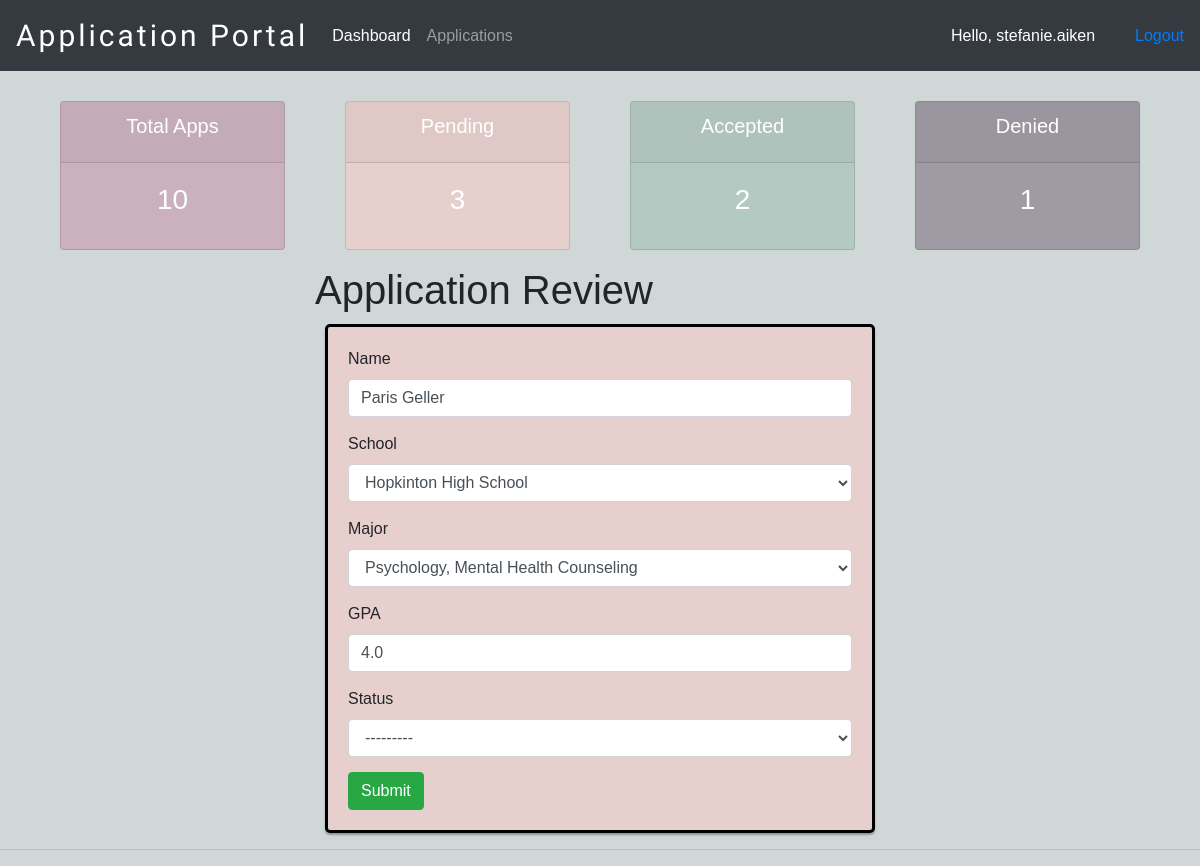
The page /application_review/22/ (signed in) on the database as committed earlier.
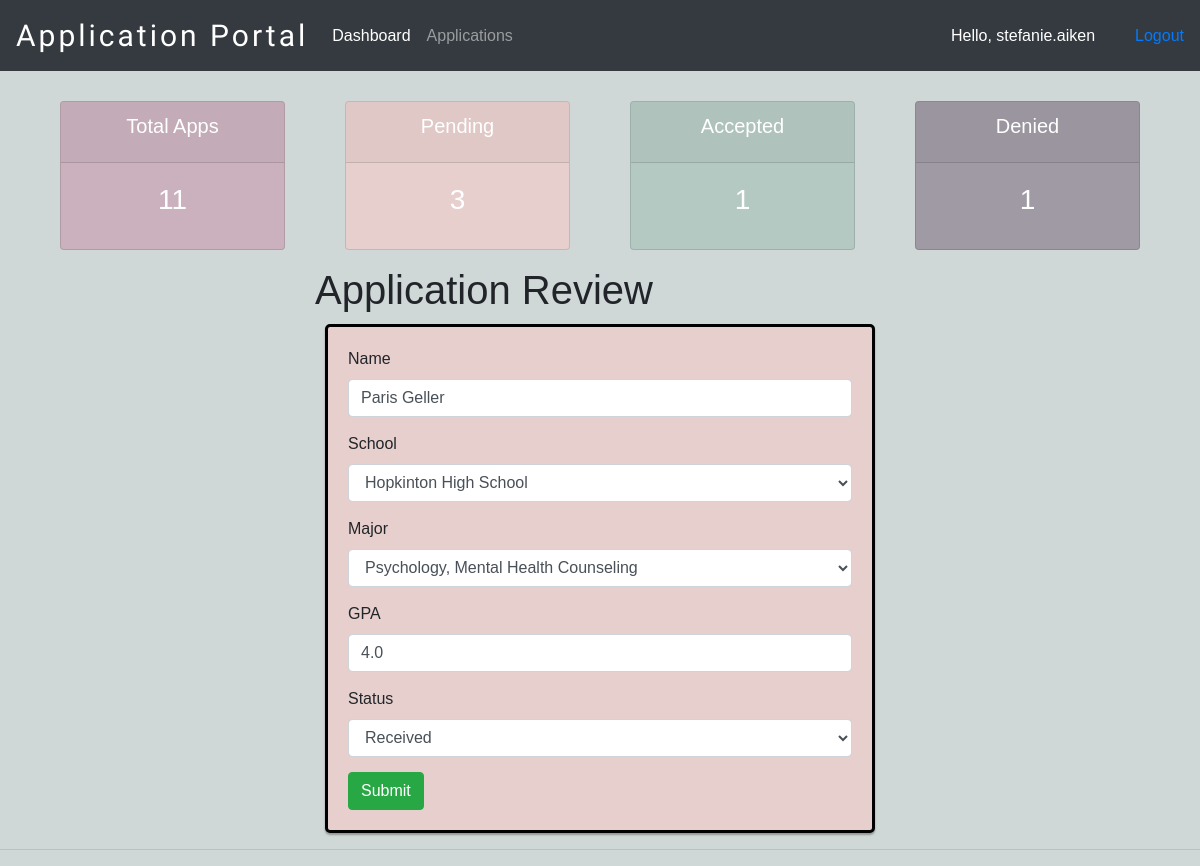
The same page on the database as committed later.
### appStatus/models.py (models this page shows, shortened)
class Application(models.Model):
    user = models.OneToOneField(User, null=True, on_delete=models.CASCADE)
    name = models.CharField(max_length=200, blank=True, null=True)
    phone = models.CharField(max_length=200, blank=True, null=True)
    email = models.CharField(max_length=200, blank=True, null=True)
    major = models.CharField(max_length=200, blank=True,
                             null=True, choices=MAJOR)
    school = models.CharField(
        max_length=200, blank=True, null=True, choices=SCHOOL)
    GPA = models.FloatField(null=True, blank=True, validators=[
                            MinValueValidator(2), MaxValueValidator(4)])
    status = models.CharField(
        max_length=200, blank=True, null=True, choices=STATUS, default='Received')
    app_submitted = models.CharField(
        max_length=25, blank=True, null=True, choices=SUBMISSION, default='Not Submitted')
    date_created = models.DateTimeField(auto_now_add=True, null=True)

### appStatus/decorators.py (the view)
        def wrapper_func(request, *args, **kwargs):
            group = None
            if request.user.groups.exists():
                group = request.user.groups.all()[0].name
            if group in allowed_roles:
                return view_func(request, *args, **kwargs)
            else:
                return HttpResponse('You are not authorized to view this page')

### appStatus/forms.py
class DecisionForm(ModelForm):
    class Meta:
        model = Application
        fields = ['name', 'school', 'major', 'GPA', 'status']

### appStatus/templates/appStatus/applicant.html (shortened to what this page needs)
{%  extends 'appStatus/main.html' %}
{% load crispy_forms_tags %}
{% block content %}
{% include 'appStatus/status.html' %}
    <div class="container col-md-6 offset-md-3">
        <h1>Application Review</h1>
        <form id="app_review" method="POST">
            {{form|crispy}}
            <input class="btn btn-success" type="submit" name="Submit">
        </form>
    </div>
{% endblock %}

Rows that differ between the two databases and show on the page:
changed Application "Paris Geller": status "---------" → "Received"
Other text that changed with them:
{{ total_applicants }}: "10" → "11"
{{ decision_accepted }}: "2" → "1"
